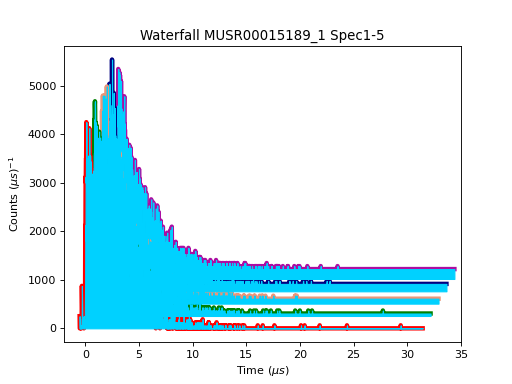

Reproduce this figure in Python.
# import mantid algorithms and matplotlib
from mantid.simpleapi import *
import matplotlib.pyplot as plt

from mantid.api import AnalysisDataService as ADS

# Load data and choose 1st ws from group
data = Load('MUSR00015189')
data_ws = ADS.retrieve('data_1')

# Get figure and axes with mantid projection
fig, ax = plt.subplots(subplot_kw={'projection': 'mantid'})

# Define colors and labels for desired spectra
colors = ('red', 'green', 'darksalmon', 'navy', '#AB0EA2')
labels = ('MUSR15189_1 Sp1','MUSR15189_1 Sp2', 'MUSR15189_1 Sp3', 'MUSR15189_1 Sp4', 'MUSR15189_1 Sp5')

# Plot 5 spectra in a loop
for i in range(5):
    ax.plot(data_ws, color=colors[i], label=labels[i], specNum=(i+1), linewidth = 4)

# Add title and tidy the x-axis range
plt.title('Waterfall MUSR00015189_1 Spec1-5')
ax.set_xlim(-2,35)

'''---- Convert from 1D plot to Waterfall plot ----'''
# Can set the x/y offset and choose to fill under the curves
ax.set_waterfall(True, x_offset=50, fill=True)

# Separately turn on the area fill, and choose one color for all
ax.set_waterfall_fill(True, colour="#00d1ff")

# Update the offsets
ax.update_waterfall(x_offset=10, y_offset=30)

plt.show()
